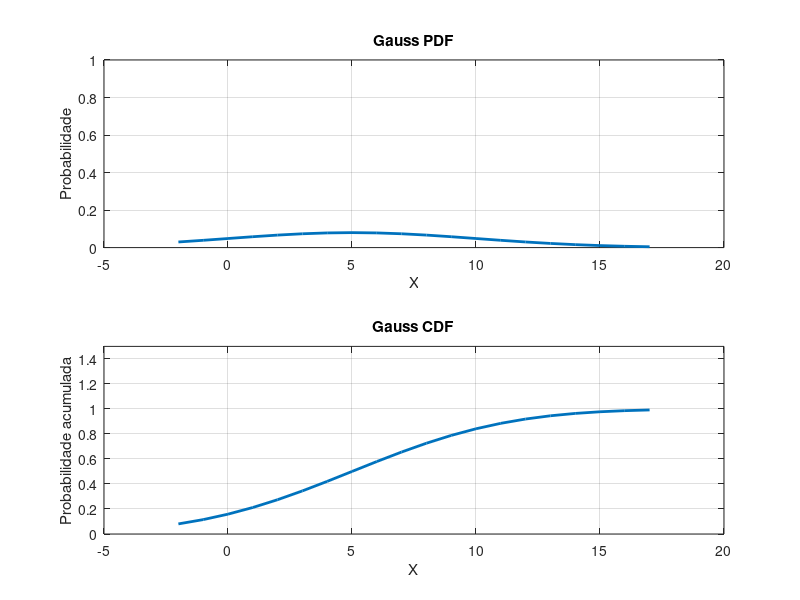

Write the MATLAB code that produced this figure.
clear
clc

% Função para calcular a PDF da distribuição gaussiana
function f = pdfGaussiano(media, desvioPadrao, x)
  f = exp(-(x - media).^2 / (2 * desvioPadrao^2)) / sqrt(2 * pi * desvioPadrao^2);
end

% Função para calcular a CDF da distribuição gaussiana
function F = cdfGaussiano(media, desvioPadrao, x)
  F = 0.5 * (1 + erf((x - media) / (desvioPadrao * sqrt(2))));
end

% Função para gerar amostras da distribuição gaussiana
function amostras = amostraGaussiano(media, desvioPadrao, m)
  amostras = media + (desvioPadrao * randn(m, 1));
end

% Entrada de dados:
limiteInferior = input('Digite o limite inferior: '); % Limite inferior da distribuição
limiteSuperior = input('Digite o limite superior: '); % Limite superior da distribuição
media = input('Informe o parâmetro mu (inteiro positivo): ');
desvioPadrao = input('Informe a probabilidade sigma (entre 0 e 1): ');
%x = amostraGaussiano(media, desvioPadrao, m);
x = limiteInferior : 0.1 : limiteSuperior;

% Leitura de dados de um arquivo
fid = fopen('entrada.txt','r');
x = fscanf(fid, '%d');
fclose(fid);

% Calcular PDF e CDF
valores_pdf = pdfGaussiano(media, desvioPadrao, x);
valores_cdf = cdfGaussiano(media, desvioPadrao, x);

% Saída:
% Gráfico da PDF Gaussiana
subplot(2,1,1);
plot(x, valores_pdf, 'LineWidth', 2);
title('Gauss PDF');
xlabel('X');
ylabel('Probabilidade');
ylim([0, 1]);
%xticks(x);
grid on;

% Gráfico da CDF Gaussiana
subplot(2,1,2);
plot(x, valores_cdf, 'LineWidth', 2);
title('Gauss CDF');
xlabel('X');
ylabel('Probabilidade acumulada');
ylim([0, 1.5]);
%xticks(x);
grid on;

